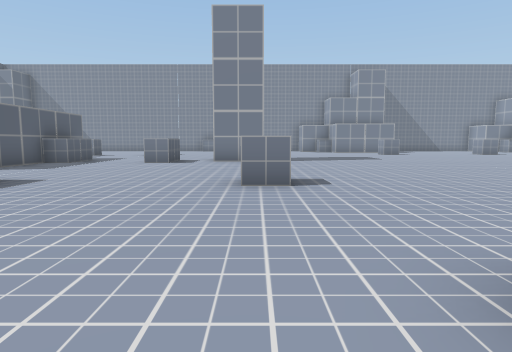
View 1 (above)

24 first-person views from a walk through a 3-D level made in the Unity game engine. The camera is 1.3 m above the floor, tilts 6° down and sees 75° across. The floor is counted in squares, 2 m on a side. Each view is taken from the middle of a square. On the plan, view 1 faces up. The plan holds only what a view shows up to about 10 squares ahead; the rest is blank. The player is left out. Some surface patterns are stand-ins.

View 2
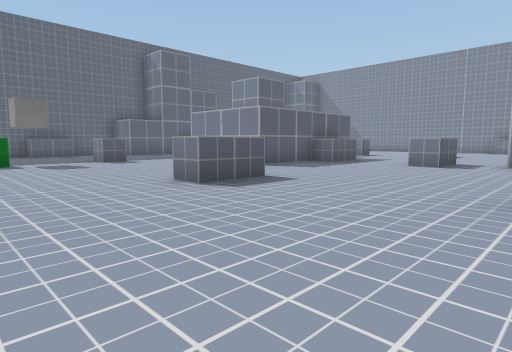

View 3
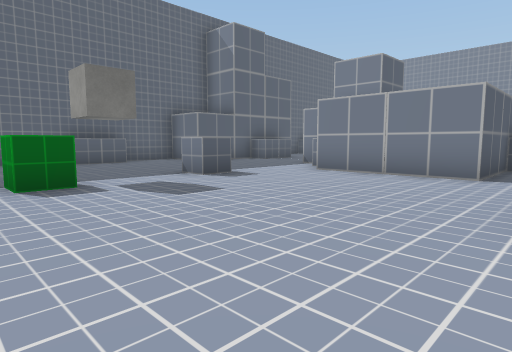

View 4
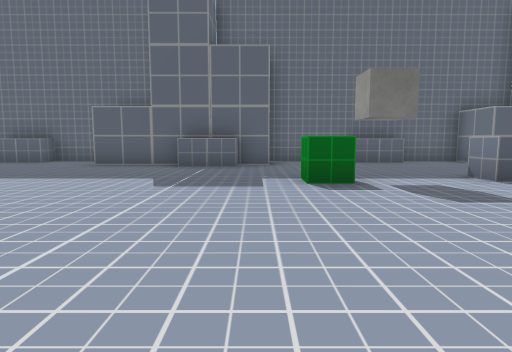

View 5
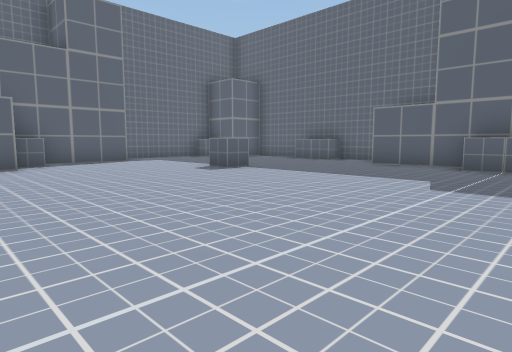

View 6
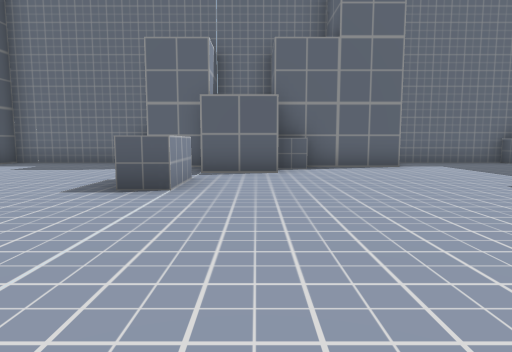

View 7
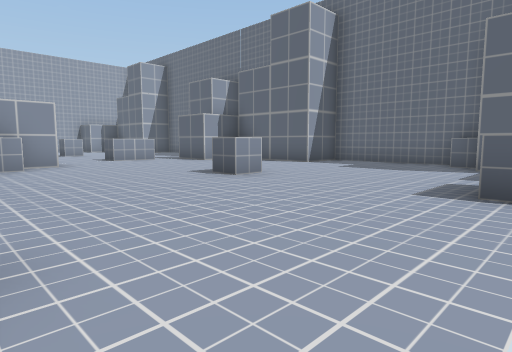

View 8
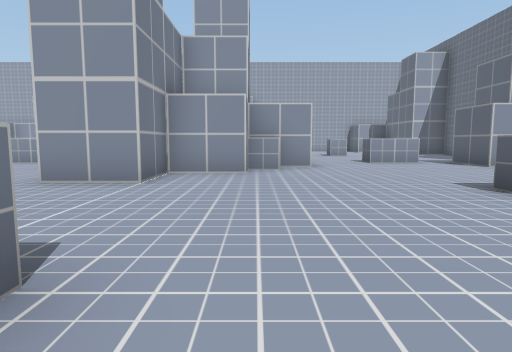

View 9
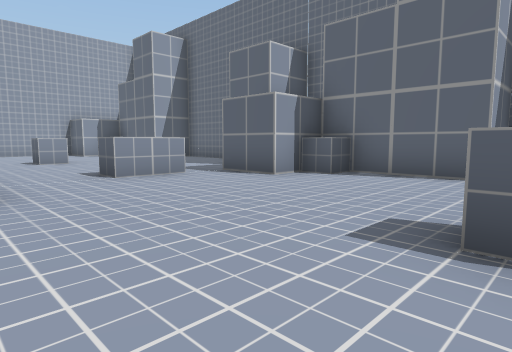

View 10
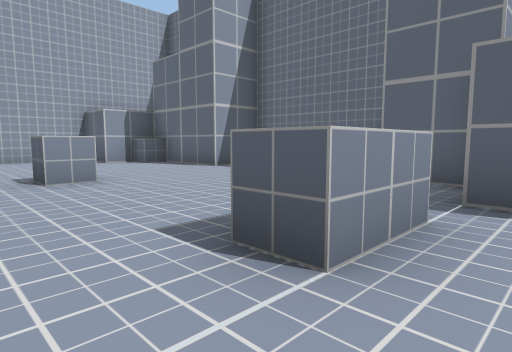

View 11
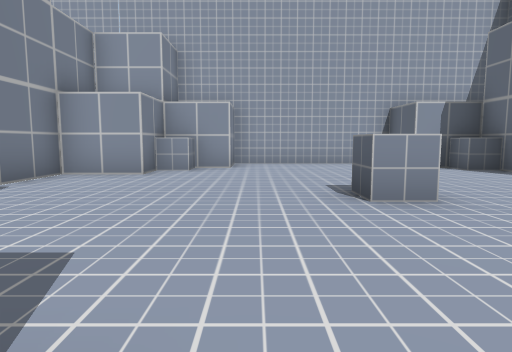

View 12
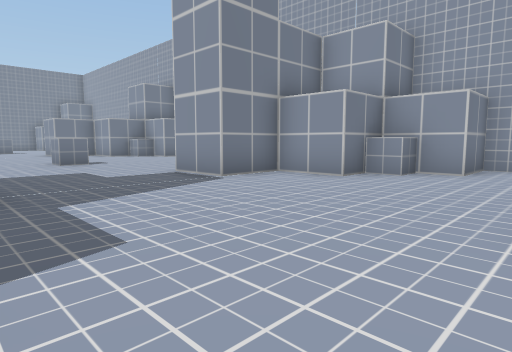

View 13
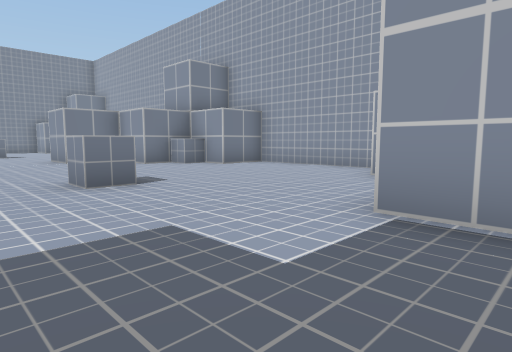

View 14
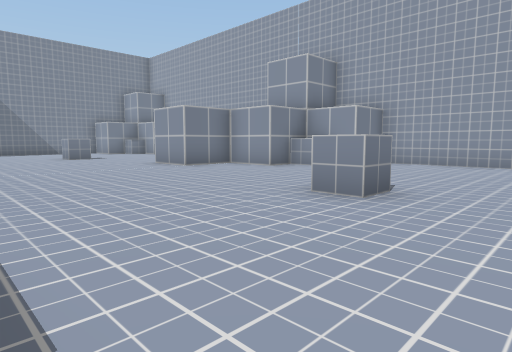

View 15
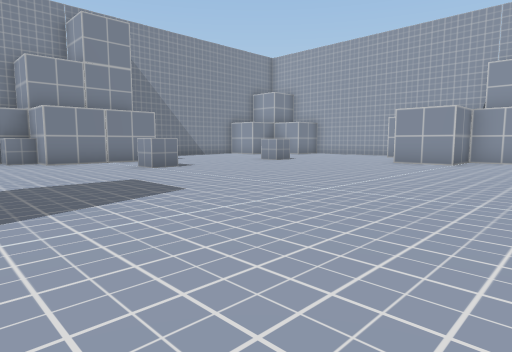

View 16
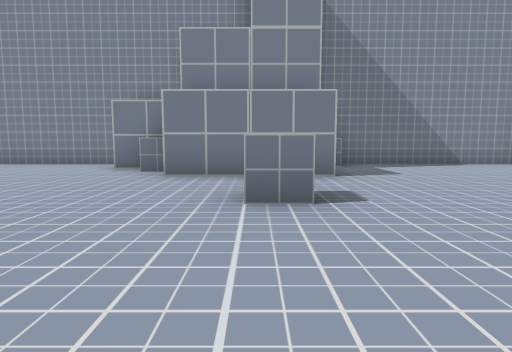

View 17
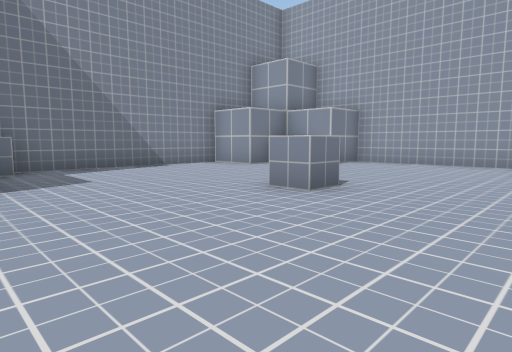

View 18
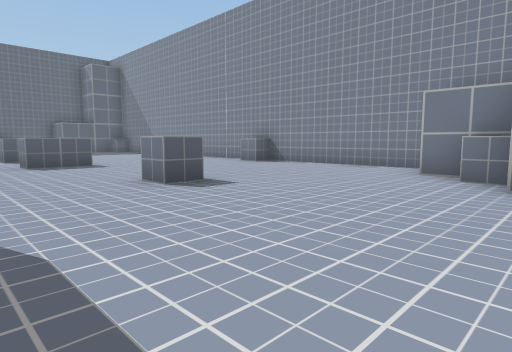

View 19
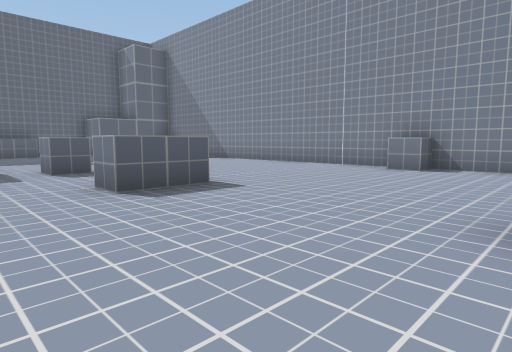

View 20
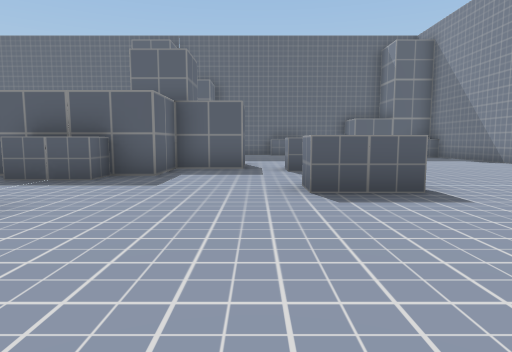

View 21
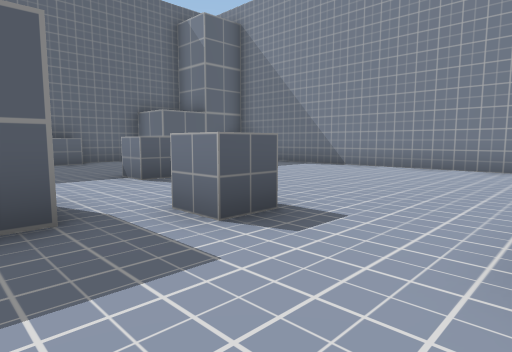

View 22
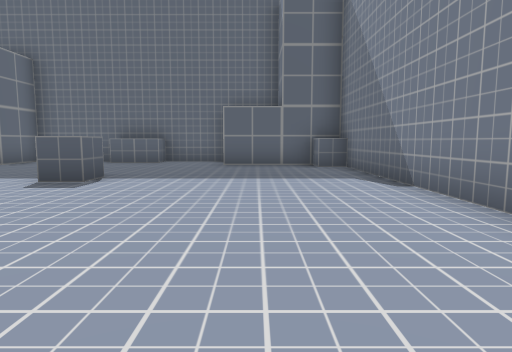

View 23
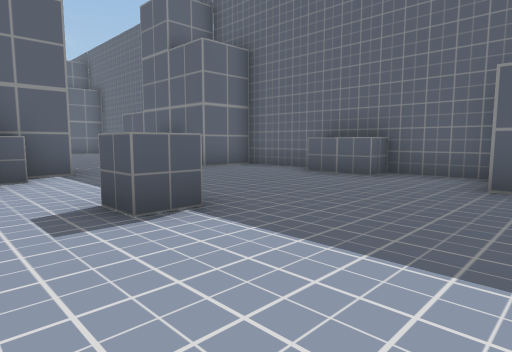

View 24
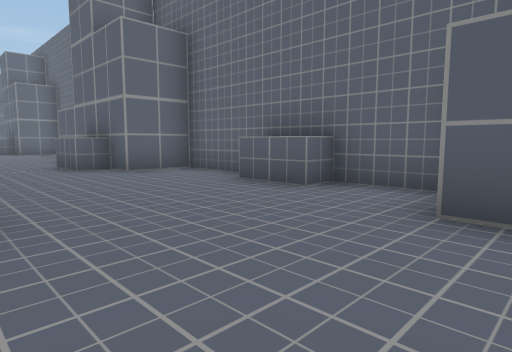

### Floor plan
Points are (right, up) in squares from view 1. A wall is a line through its corners. A room is listed if a view was taken in it or the views show most of it. See-through windows are left out.
Room 1 (views 1, 2, 3, 4, 5, 6, 7, 8, 9, 10, 11, 12, 13, 14, 15, 16, 17, 18, 19, 20, 21, 22, 23, 24)
walls: (2.7, -1.9) (2.7, -0.2) (1.1, -0.2) (1.1, 1.4); (-6.2, 9.6) (-6.2, 7.4) (-9.5, 7.4); (4.3, -3.5) (4.3, -2.4); (-10.5, 8.9) (-11, 8.9); (-8.8, 13.7) (-7.8, 13.7) (-7.8, 12.1) (-6.2, 12.1) (-6.2, 11.5); (-11, 12.1) (-10.4, 12.1); (4.3, -8.5) (4.3, -7.8) (5.9, -7.8); (-6.5, -7.8) (-4.9, -7.8); (-14, 1.4) (-14, 0.5); (1.4, -9.4) (3.2, -9.4); (-14, 9.6) (-14, 7.4) (-15.1, 7.4); (7.5, 18.1) (4.3, 18.1) (4.3, 19.7) (2.6, 19.7); (-4.6, -9.4) (-3.2, -9.4); (-14, -1.4) (-14, -3.4); (14, -1.8) (13.5, -1.8) (13.5, -0.2) (11.9, -0.2) (11.9, 1.4); (6.1, -9.4) (7.4, -9.4); (-15.6, 3.5) (-15.6, 2.4); (15.9, 7.4) (15, 7.4) (15, 8.9) (13.5, 8.9) (13.5, 10.5) (11.9, 10.5) (11.9, 12.1); (-2.6, -11) (1.1, -11) (1.1, -10.2); (2.2, 21.3) (-13.1, 21.3); (16.6, 3.6) (16.6, 7.4); (-9.6, -9.4) (-6.5, -9.4); (-15.6, 14.6) (-15.6, 12.1) (-14, 12.1) (-14, 11.5); (16.6, 14.3) (16.6, 17.6); (11.9, -10) (11.9, -9.4) (14.2, -9.4); (15, -8.5) (15, -7.8) (15.5, -7.8); (-15.6, 17.9) (-15.6, 16.4); (16.6, -7.1) (16.6, -3.4) (15, -3.4) (15, -2.5); (14.6, 19.7) (13.5, 19.7) (13.5, 20.8); (16.1, 18.1) (15, 18.1); (-14, 20.5) (-14, 18); (13.1, 21.3) (8.6, 21.3); (-13.6, -11) (-10.2, -11)
objects: other object (-16, -6) to (-15, -6); other object (-16, 4) to (-15, 4); other object (-16, 5) to (-15, 5); other object (-16, 15) to (-15, 15); other object (-16, 16) to (-15, 16); other object (-14, -1); other object (-14, 0); other object (-14, 10); other object (-14, 11); other object (-14, 21); other object (-11, -6); other object (-11, 5); other object (-11, 16); other object (-10, 2); other object (-10, 9); other object (-10, 12); other object (-7, -9); other object (-7, 15); other object (-6, 10); other object (-6, 11); other object (-5, -6); other object (-5, 4); other object (-5, 5); other object (-5, 15); other object (-5, 16); other object (-3, -11); other object (-3, -1); other object (-3, 10); other object (-3, 11); other object (-3, 21); other object (0, -6); other object (0, 5); other object (0, 16); other object (4, -9); other object (4, -2); other object (4, 19); other object (6, -6); other object (6, 4); other object (6, 5); other object (6, 16); other object (8, 21); other object (11, -6); other object (11, 5); other object (11, 16); other object (15, -9); other object (15, -2)

Where each view was taken, in squares from view 1:
view 1: 0 up, 0 right, facing up
view 2: 1 up, 0 right, facing up-left
view 3: 1 up, 5 left, facing up-left
view 4: 1 up, 5 left, facing left
view 5: 1 up, 5 left, facing down-left
view 6: 1 down, 6 left, facing down
view 7: 1 down, 5 left, facing down-right
view 8: 2 down, 4 left, facing right
view 9: 3 down, 0 right, facing down-right
view 10: 4 down, 5 right, facing down-right
view 11: 4 down, 7 right, facing right
view 12: 5 down, 8 right, facing up-right
view 13: 0 up, 9 right, facing up-right
view 14: 3 up, 7 right, facing up-right
view 15: 8 up, 2 right, facing up-right
view 16: 12 up, 6 right, facing up
view 17: 13 up, 7 right, facing up-right
view 18: 13 up, 5 right, facing up-left
view 19: 13 up, 0 right, facing up-left
view 20: 14 up, 0 right, facing left
view 21: 13 up, 5 left, facing up-left
view 22: 19 up, 5 left, facing left
view 23: 19 up, 9 left, facing down-left
view 24: 19 up, 11 left, facing down-left
